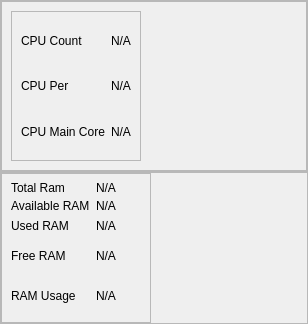
               <widget class="QWidget" name="cpu_and_memory">
                <property name="styleSheet">
                 <string notr="true"/>
                </property>
                <layout class="QGridLayout" name="gridLayout_4">
                 <property name="leftMargin">
                  <number>0</number>
                 </property>
                 <property name="topMargin">
                  <number>0</number>
                 </property>
                 <property name="rightMargin">
                  <number>0</number>
                 </property>
                 <property name="bottomMargin">
                  <number>0</number>
                 </property>
                 <property name="spacing">
                  <number>0</number>
                 </property>
                 <item row="0" column="0">
                  <widget class="QFrame" name="cpu_info_frame">
                   <property name="minimumSize">
                    <size>
                     <width>0</width>
                     <height>150</height>
                    </size>
                   </property>
                   <property name="frameShape">
                    <enum>QFrame::StyledPanel</enum>
                   </property>
                   <property name="frameShadow">
                    <enum>QFrame::Raised</enum>
                   </property>
                   <layout class="QHBoxLayout" name="horizontalLayout_14">
                    <property name="spacing">
                     <number>0</number>
                    </property>
                    <property name="leftMargin">
                     <number>0</number>
                    </property>
                    <property name="topMargin">
                     <number>0</number>
                    </property>
                    <property name="rightMargin">
                     <number>0</number>
                    </property>
                    <property name="bottomMargin">
                     <number>0</number>
                    </property>
                    <item>
                     <widget class="QFrame" name="frame_16">
                      <property name="frameShape">
                       <enum>QFrame::StyledPanel</enum>
                      </property>
                      <property name="frameShadow">
                       <enum>QFrame::Raised</enum>
                      </property>
                      <layout class="QHBoxLayout" name="horizontalLayout_16">
                       <item>
                        <widget class="QFrame" name="frame_20">
                         <property name="frameShape">
                          <enum>QFrame::StyledPanel</enum>
                         </property>
                         <property name="frameShadow">
                          <enum>QFrame::Raised</enum>
                         </property>
                         <layout class="QGridLayout" name="gridLayout_9">
                          <item row="1" column="1">
                           <widget class="QLabel" name="cpu_per">
                            <property name="minimumSize">
                             <size>
                              <width>0</width>
                              <height>0</height>
                             </size>
                            </property>
                            <property name="maximumSize">
                             <size>
                              <width>16777215</width>
                              <height>150</height>
                             </size>
                            </property>
                            <property name="text">
                             <string>N/A</string>
                            </property>
                           </widget>
                          </item>
                          <item row="0" column="1">
                           <widget class="QLabel" name="cpu_count">
                            <property name="text">
                             <string>N/A</string>
                            </property>
                           </widget>
                          </item>
                          <item row="0" column="0">
                           <widget class="QLabel" name="label_19">
                            <property name="text">
                             <string>CPU Count</string>
                            </property>
                           </widget>
                          </item>
                          <item row="1" column="0">
                           <widget class="QLabel" name="label_20">
                            <property name="text">
                             <string>CPU Per</string>
                            </property>
                           </widget>
                          </item>
                          <item row="2" column="0">
                           <widget class="QLabel" name="label_21">
                            <property name="text">
                             <string>CPU Main Core</string>
                            </property>
                           </widget>
                          </item>
                          <item row="2" column="1">
                           <widget class="QLabel" name="cpu_main_core">
                            <property name="maximumSize">
                             <size>
                              <width>16777215</width>
                              <height>150</height>
                             </size>
                            </property>
                            <property name="text">
                             <string>N/A</string>
                            </property>
                           </widget>
                          </item>
                         </layout>
                        </widget>
                       </item>
                       <item>
                        <widget class="roundProgressBar" name="cpu_percentage" native="true">
                         <property name="minimumSize">
                          <size>
                           <width>150</width>
                           <height>150</height>
                          </size>
                         </property>
                         <property name="maximumSize">
                          <size>
                           <width>150</width>
                           <height>150</height>
                          </size>
                         </property>
                        </widget>
                       </item>
                      </layout>
                     </widget>
                    </item>
                   </layout>
                  </widget>
                 </item>
                 <item row="1" column="0">
                  <widget class="QFrame" name="RAM_info_frame">
                   <property name="styleSheet">
                    <string notr="true">margin:0;
padding:0;</string>
                   </property>
                   <property name="frameShape">
                    <enum>QFrame::StyledPanel</enum>
                   </property>
                   <property name="frameShadow">
                    <enum>QFrame::Raised</enum>
                   </property>
                   <layout class="QHBoxLayout" name="horizontalLayout_15">
                    <property name="leftMargin">
                     <number>0</number>
                    </property>
                    <property name="topMargin">
                     <number>0</number>
                    </property>
                    <property name="rightMargin">
                     <number>0</number>
                    </property>
                    <property name="bottomMargin">
                     <number>0</number>
                    </property>
                    <item>
                     <widget class="QFrame" name="frame_17">
                      <property name="frameShape">
                       <enum>QFrame::StyledPanel</enum>
                      </property>
                      <property name="frameShadow">
                       <enum>QFrame::Raised</enum>
                      </property>
                      <layout class="QGridLayout" name="gridLayout_7">
                       <item row="3" column="0">
                        <widget class="QLabel" name="label_29">
                         <property name="text">
                          <string>Free RAM</string>
                         </property>
                        </widget>
                       </item>
                       <item row="2" column="1">
                        <widget class="QLabel" name="ram_used">
                         <property name="text">
                          <string>N/A</string>
                         </property>
                        </widget>
                       </item>
                       <item row="4" column="0">
                        <widget class="QLabel" name="label_30">
                         <property name="text">
                          <string>RAM Usage</string>
                         </property>
                        </widget>
                       </item>
                       <item row="3" column="1">
                        <widget class="QLabel" name="free_ram">
                         <property name="text">
                          <string>N/A</string>
                         </property>
                        </widget>
                       </item>
                       <item row="4" column="1">
                        <widget class="QLabel" name="ram_usage">
                         <property name="styleSheet">
                          <string notr="true">margin:0;
border:0;
padding:0;</string>
                         </property>
                         <property name="text">
                          <string>N/A</string>
                         </property>
                        </widget>
                       </item>
                       <item row="1" column="1">
                        <widget class="QLabel" name="available_ram">
                         <property name="maximumSize">
                          <size>
                           <width>16777215</width>
                           <height>10</height>
                          </size>
                         </property>
                         <property name="text">
                          <string>N/A</string>
                         </property>
                        </widget>
                       </item>
                       <item row="0" column="1">
                        <widget class="QLabel" name="total_ram">
                         <property name="maximumSize">
                          <size>
                           <width>16777215</width>
                           <height>10</height>
                          </size>
                         </property>
                         <property name="text">
                          <string>N/A</string>
                         </property>
                        </widget>
                       </item>
                       <item row="0" column="0">
                        <widget class="QLabel" name="label_22">
                         <property name="minimumSize">
                          <size>
                           <width>0</width>
                           <height>10</height>
                          </size>
                         </property>
                         <property name="maximumSize">
                          <size>
                           <width>16777215</width>
                           <height>10</height>
                          </size>
                         </property>
                         <property name="text">
                          <string>Total Ram</string>
                         </property>
                        </widget>
                       </item>
                       <item row="2" column="0">
                        <widget class="QLabel" name="label_28">
                         <property name="minimumSize">
                          <size>
                           <width>0</width>
                           <height>10</height>
                          </size>
                         </property>
                         <property name="maximumSize">
                          <size>
                           <width>150</width>
                           <height>10</height>
                          </size>
                         </property>
                         <property name="text">
                          <string>Used RAM</string>
                         </property>
                        </widget>
                       </item>
                       <item row="1" column="0">
                        <widget class="QLabel" name="label_27">
                         <property name="sizePolicy">
                          <sizepolicy hsizetype="Preferred" vsizetype="Preferred">
                           <horstretch>0</horstretch>
                           <verstretch>0</verstretch>
                          </sizepolicy>
                         </property>
                         <property name="maximumSize">
                          <size>
                           <width>16777215</width>
                           <height>100</height>
                          </size>
                         </property>
                         <property name="text">
                          <string>Available RAM</string>
                         </property>
                        </widget>
                       </item>
                      </layout>
                     </widget>
                    </item>
                    <item>
                     <widget class="spiralProgressBar" name="ram_percent" native="true">
                      <property name="minimumSize">
                       <size>
                        <width>150</width>
                        <height>150</height>
                       </size>
                      </property>
                      <property name="maximumSize">
                       <size>
                        <width>150</width>
                        <height>150</height>
                       </size>
                      </property>
                     </widget>
                    </item>
                   </layout>
                  </widget>
                 </item>
                </layout>
               </widget>
